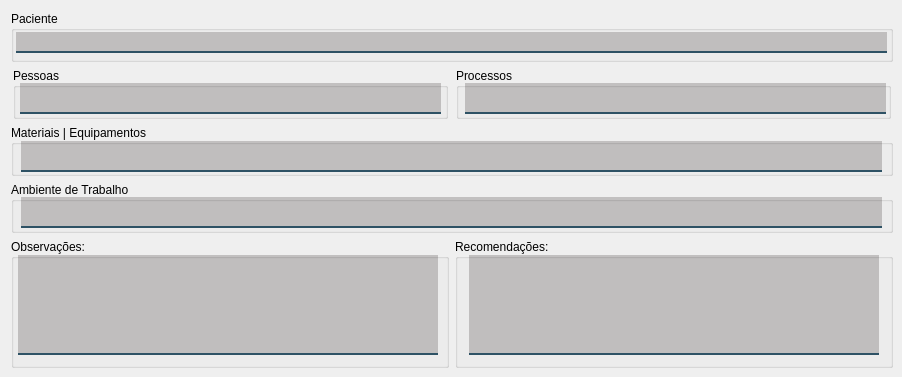
       <widget class="QWidget" name="tab">
        <attribute name="title">
         <string>Investigação</string>
        </attribute>
        <widget class="QWidget" name="layoutWidget">
         <property name="geometry">
          <rect>
           <x>11</x>
           <y>11</y>
           <width>882</width>
           <height>357</height>
          </rect>
         </property>
         <layout class="QVBoxLayout" name="verticalLayout_9">
          <item>
           <layout class="QVBoxLayout" name="verticalLayout_11">
            <item>
             <widget class="QGroupBox" name="groupBox_16">
              <property name="minimumSize">
               <size>
                <width>871</width>
                <height>51</height>
               </size>
              </property>
              <property name="title">
               <string>Paciente</string>
              </property>
              <widget class="QLineEdit" name="txt_paciente">
               <property name="enabled">
                <bool>false</bool>
               </property>
               <property name="geometry">
                <rect>
                 <x>5</x>
                 <y>21</y>
                 <width>871</width>
                 <height>21</height>
                </rect>
               </property>
               <property name="minimumSize">
                <size>
                 <width>200</width>
                 <height>21</height>
                </size>
               </property>
               <property name="font">
                <font>
                 <family>Segoe UI</family>
                </font>
               </property>
               <property name="styleSheet">
                <string notr="true">background-color: rgba(10,0,0,50);
border:2px solid rgba(0,0,0,0);
border-bottom-color:rgba(46,82,101,255);
color:rgb(0,0,0);
padding-bottom:7px</string>
               </property>
              </widget>
             </widget>
            </item>
            <item>
             <layout class="QHBoxLayout" name="horizontalLayout_8">
              <item>
               <widget class="QGroupBox" name="groupBox_17">
                <property name="minimumSize">
                 <size>
                  <width>435</width>
                  <height>51</height>
                 </size>
                </property>
                <property name="maximumSize">
                 <size>
                  <width>435</width>
                  <height>51</height>
                 </size>
                </property>
                <property name="title">
                 <string>Pessoas</string>
                </property>
                <widget class="QLineEdit" name="txt_pessoas">
                 <property name="enabled">
                  <bool>false</bool>
                 </property>
                 <property name="geometry">
                  <rect>
                   <x>7</x>
                   <y>15</y>
                   <width>421</width>
                   <height>31</height>
                  </rect>
                 </property>
                 <property name="minimumSize">
                  <size>
                   <width>390</width>
                   <height>0</height>
                  </size>
                 </property>
                 <property name="font">
                  <font>
                   <family>Segoe UI</family>
                  </font>
                 </property>
                 <property name="styleSheet">
                  <string notr="true">background-color: rgba(10,0,0,50);
border:2px solid rgba(0,0,0,0);
border-bottom-color:rgba(46,82,101,255);
color:rgb(0,0,0);
padding-bottom:7px</string>
                 </property>
                </widget>
               </widget>
              </item>
              <item>
               <widget class="QGroupBox" name="groupBox_18">
                <property name="minimumSize">
                 <size>
                  <width>435</width>
                  <height>51</height>
                 </size>
                </property>
                <property name="maximumSize">
                 <size>
                  <width>435</width>
                  <height>51</height>
                 </size>
                </property>
                <property name="title">
                 <string>Processos</string>
                </property>
                <widget class="QLineEdit" name="txt_processos">
                 <property name="enabled">
                  <bool>false</bool>
                 </property>
                 <property name="geometry">
                  <rect>
                   <x>9</x>
                   <y>15</y>
                   <width>421</width>
                   <height>31</height>
                  </rect>
                 </property>
                 <property name="minimumSize">
                  <size>
                   <width>390</width>
                   <height>0</height>
                  </size>
                 </property>
                 <property name="font">
                  <font>
                   <family>Segoe UI</family>
                  </font>
                 </property>
                 <property name="styleSheet">
                  <string notr="true">background-color: rgba(10,0,0,50);
border:2px solid rgba(0,0,0,0);
border-bottom-color:rgba(46,82,101,255);
color:rgb(0,0,0);
padding-bottom:7px</string>
                 </property>
                </widget>
               </widget>
              </item>
             </layout>
            </item>
            <item>
             <widget class="QGroupBox" name="groupBox_19">
              <property name="minimumSize">
               <size>
                <width>871</width>
                <height>51</height>
               </size>
              </property>
              <property name="maximumSize">
               <size>
                <width>16777215</width>
                <height>16777215</height>
               </size>
              </property>
              <property name="title">
               <string>Materiais | Equipamentos</string>
              </property>
              <widget class="QLineEdit" name="txt_equipamentos">
               <property name="enabled">
                <bool>false</bool>
               </property>
               <property name="geometry">
                <rect>
                 <x>10</x>
                 <y>16</y>
                 <width>861</width>
                 <height>31</height>
                </rect>
               </property>
               <property name="minimumSize">
                <size>
                 <width>390</width>
                 <height>0</height>
                </size>
               </property>
               <property name="font">
                <font>
                 <family>Segoe UI</family>
                </font>
               </property>
               <property name="styleSheet">
                <string notr="true">background-color: rgba(10,0,0,50);
border:2px solid rgba(0,0,0,0);
border-bottom-color:rgba(46,82,101,255);
color:rgb(0,0,0);
padding-bottom:7px</string>
               </property>
              </widget>
             </widget>
            </item>
            <item>
             <widget class="QGroupBox" name="groupBox_20">
              <property name="minimumSize">
               <size>
                <width>871</width>
                <height>51</height>
               </size>
              </property>
              <property name="maximumSize">
               <size>
                <width>16777215</width>
                <height>16777215</height>
               </size>
              </property>
              <property name="title">
               <string>Ambiente de Trabalho</string>
              </property>
              <widget class="QLineEdit" name="txt_ambiente">
               <property name="enabled">
                <bool>false</bool>
               </property>
               <property name="geometry">
                <rect>
                 <x>10</x>
                 <y>15</y>
                 <width>861</width>
                 <height>31</height>
                </rect>
               </property>
               <property name="minimumSize">
                <size>
                 <width>390</width>
                 <height>0</height>
                </size>
               </property>
               <property name="font">
                <font>
                 <family>Segoe UI</family>
                </font>
               </property>
               <property name="styleSheet">
                <string notr="true">background-color: rgba(10,0,0,50);
border:2px solid rgba(0,0,0,0);
border-bottom-color:rgba(46,82,101,255);
color:rgb(0,0,0);
padding-bottom:7px</string>
               </property>
              </widget>
             </widget>
            </item>
           </layout>
          </item>
          <item>
           <layout class="QHBoxLayout" name="horizontalLayout_3">
            <item>
             <widget class="QGroupBox" name="groupBox_21">
              <property name="minimumSize">
               <size>
                <width>435</width>
                <height>121</height>
               </size>
              </property>
              <property name="title">
               <string>Observações:</string>
              </property>
              <widget class="QTextEdit" name="txt_observacao_2">
               <property name="enabled">
                <bool>false</bool>
               </property>
               <property name="geometry">
                <rect>
                 <x>7</x>
                 <y>16</y>
                 <width>420</width>
                 <height>100</height>
                </rect>
               </property>
               <property name="minimumSize">
                <size>
                 <width>355</width>
                 <height>100</height>
                </size>
               </property>
               <property name="maximumSize">
                <size>
                 <width>420</width>
                 <height>100</height>
                </size>
               </property>
               <property name="font">
                <font>
                 <family>Segoe UI</family>
                </font>
               </property>
               <property name="styleSheet">
                <string notr="true">background-color: rgba(10,0,0,50);
border:2px solid rgba(0,0,0,0);
border-bottom-color:rgba(46,82,101,255);
color:rgb(0,0,0);
padding-bottom:7px</string>
               </property>
              </widget>
             </widget>
            </item>
            <item>
             <widget class="QGroupBox" name="groupBox_22">
              <property name="minimumSize">
               <size>
                <width>435</width>
                <height>121</height>
               </size>
              </property>
              <property name="title">
               <string>Recomendações:</string>
              </property>
              <widget class="QTextEdit" name="txt_recomendacao_4">
               <property name="enabled">
                <bool>false</bool>
               </property>
               <property name="geometry">
                <rect>
                 <x>14</x>
                 <y>16</y>
                 <width>410</width>
                 <height>100</height>
                </rect>
               </property>
               <property name="minimumSize">
                <size>
                 <width>355</width>
                 <height>100</height>
                </size>
               </property>
               <property name="maximumSize">
                <size>
                 <width>410</width>
                 <height>100</height>
                </size>
               </property>
               <property name="font">
                <font>
                 <family>Segoe UI</family>
                </font>
               </property>
               <property name="styleSheet">
                <string notr="true">background-color: rgba(10,0,0,50);
border:2px solid rgba(0,0,0,0);
border-bottom-color:rgba(46,82,101,255);
color:rgb(0,0,0);
padding-bottom:7px</string>
               </property>
              </widget>
             </widget>
            </item>
           </layout>
          </item>
         </layout>
        </widget>
       </widget>
